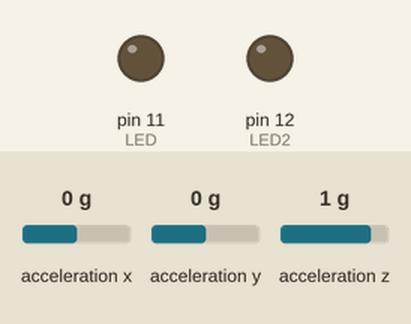
A program run on a simulated Raspberry Pi (header pin numbers). On the bench: output pins drawn as LEDs (lit = HIGH). The inputs (shaded band) are chosen by the test bench; at power-on: acceleration x 0 g, acceleration y 0 g, acceleration z 1 g. Library files of the repository ran but are not shown: ADXL345_driver.py.

Above: at 1.2 s.
1.3 s: acceleration x set to -1.4 g
At 2.5 s:
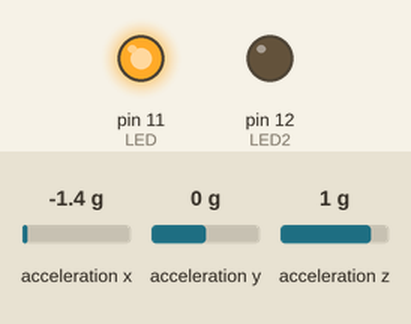
2.8 s: acceleration x set to 0.8 g
At 3.9 s:
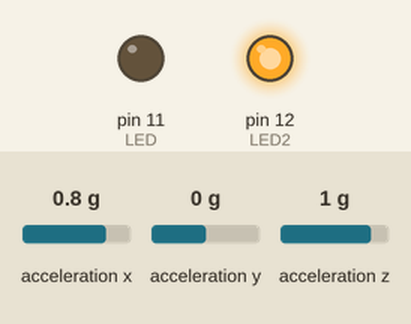
4.3 s: acceleration x set to -0.8 g
At 5.0 s:
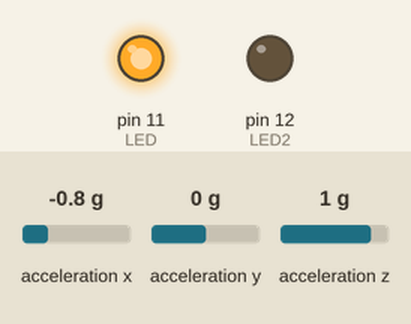
5.8 s: acceleration x set to 0 g
At 6.2 s:
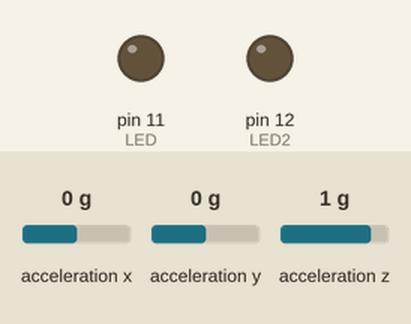
Timing chart, 0 to 8.3 s (numbered marks = the images above; inputs shaded):
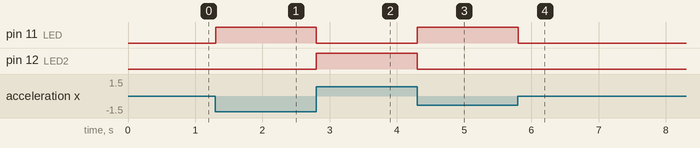

Measured:
- after the input at 1.3 s, pin 11 (LED): LOW → HIGH at once
- after the input at 2.8 s, pin 11 (LED): HIGH → LOW at once; pin 12 (LED2): LOW → HIGH at once
- after the input at 4.3 s, pin 11 (LED): LOW → HIGH at once; pin 12 (LED2): HIGH → LOW at once
- after the input at 5.8 s, pin 11 (LED): HIGH → LOW at once

The program:

ADXL_LED.py
```python
# ADXL345_driver library
import ADXL345_driver as ADXL
import RPi.GPIO as GPIO

# time library
import time

GPIO.setwarnings(False)  #Ignore warning for now
GPIO.setmode(GPIO.BOARD)  #Use physical pin numbering

LED=11
LED2=12

GPIO.setup(LED, GPIO.OUT, initial=GPIO.LOW)
GPIO.setup(LED2, GPIO.OUT, initial=GPIO.LOW)

# x-axis, y-axis, z-axis adress
x_adr = 0x32
y_adr = 0x34
z_adr = 0x36

def main():
    ADXL.init_ADXL345()

    while 1:
        x_acc = ADXL.measure_acc(x_adr)
        y_acc = ADXL.measure_acc(y_adr)
        z_acc = ADXL.measure_acc(z_adr)

        if x_acc <0:
            GPIO.output(LED, GPIO.HIGH)
            GPIO.output(LED2, GPIO.LOW)
        elif x_acc == 0:
            GPIO.output(LED, GPIO.LOW)
            GPIO.output(LED2, GPIO.LOW)
        else:
            GPIO.output(LED, GPIO.LOW)
            GPIO.output(LED2, GPIO.HIGH)


if __name__ == '__main__':
    main()
```
